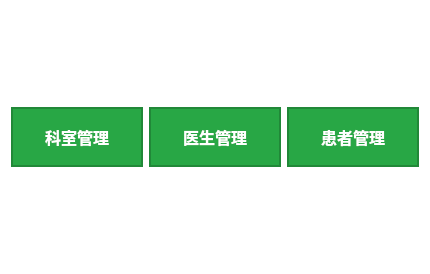
<?xml version="1.0" encoding="UTF-8"?>
<ui version="4.0">
 <class>WelcomeView</class>
 <widget class="QWidget" name="WelcomeView">
  <property name="geometry">
   <rect>
    <x>0</x>
    <y>0</y>
    <width>389</width>
    <height>274</height>
   </rect>
  </property>
  <property name="windowTitle">
   <string>欢迎</string>
  </property>
  <property name="styleSheet">
   <string notr="true">/* 整个窗口背景 */
QWidget {
    background-color: #FFFFFF; /* 白色背景，简洁清新 */
}

/* 按钮样式 */
QPushButton {
    background-color: #28A745; /* 绿色按钮 */
    color: white;  /* 按钮文字颜色为白色 */
    border: 2px solid #218838; /* 按钮边框颜色 */
    font-size: 16px;  /* 字体大小 */
    padding: 8px 16px; /* 按钮内边距 */
    min-width: 96px;  /* 最小宽度 */
    min-height: 40px;  /* 最小高度 */
}

/* 按钮悬停样式 */
QPushButton:hover {
    background-color: #218838; /* 悬停时按钮颜色变深 */
    transform: scale(1.05); /* 鼠标悬停时按钮放大 */
}

/* 按钮按下样式 */
QPushButton:pressed {
    background-color: #1C7430; /* 按下时按钮颜色更深 */
    transform: scale(1); /* 按下时去掉放大效果 */
}

/* 按钮文字加粗 */
QPushButton {
    text-align: center;
    font-weight: bold;
}


/* 处理布局的间距 */
QSpacerItem {
    background-color: transparent; /* 空间器透明 */
}

/* 布局管理 - 水平布局和垂直布局居中 */
QHBoxLayout, QVBoxLayout {
    alignItems: center;
}
</string>
  </property>
  <layout class="QGridLayout" name="gridLayout">
   <item row="0" column="1">
    <spacer name="verticalSpacer">
     <property name="orientation">
      <enum>Qt::Orientation::Vertical</enum>
     </property>
     <property name="sizeHint" stdset="0">
      <size>
       <width>20</width>
       <height>69</height>
      </size>
     </property>
    </spacer>
   </item>
   <item row="1" column="0">
    <spacer name="horizontalSpacer">
     <property name="orientation">
      <enum>Qt::Orientation::Horizontal</enum>
     </property>
     <property name="sizeHint" stdset="0">
      <size>
       <width>40</width>
       <height>20</height>
      </size>
     </property>
    </spacer>
   </item>
   <item row="1" column="1">
    <layout class="QHBoxLayout" name="horizontalLayout">
     <property name="sizeConstraint">
      <enum>QLayout::SizeConstraint::SetNoConstraint</enum>
     </property>
     <item>
      <widget class="QPushButton" name="btDepartmentView">
       <property name="sizePolicy">
        <sizepolicy hsizetype="Preferred" vsizetype="Preferred">
         <horstretch>50</horstretch>
         <verstretch>50</verstretch>
        </sizepolicy>
       </property>
       <property name="minimumSize">
        <size>
         <width>96</width>
         <height>40</height>
        </size>
       </property>
       <property name="text">
        <string>科室管理</string>
       </property>
       <property name="iconSize">
        <size>
         <width>155</width>
         <height>160</height>
        </size>
       </property>
      </widget>
     </item>
     <item>
      <widget class="QPushButton" name="btDoctorView">
       <property name="sizePolicy">
        <sizepolicy hsizetype="Preferred" vsizetype="Preferred">
         <horstretch>50</horstretch>
         <verstretch>50</verstretch>
        </sizepolicy>
       </property>
       <property name="minimumSize">
        <size>
         <width>96</width>
         <height>40</height>
        </size>
       </property>
       <property name="text">
        <string>医生管理</string>
       </property>
       <property name="iconSize">
        <size>
         <width>155</width>
         <height>160</height>
        </size>
       </property>
      </widget>
     </item>
     <item>
      <widget class="QPushButton" name="btPatientView">
       <property name="sizePolicy">
        <sizepolicy hsizetype="Preferred" vsizetype="Preferred">
         <horstretch>50</horstretch>
         <verstretch>50</verstretch>
        </sizepolicy>
       </property>
       <property name="minimumSize">
        <size>
         <width>96</width>
         <height>40</height>
        </size>
       </property>
       <property name="text">
        <string>患者管理</string>
       </property>
       <property name="iconSize">
        <size>
         <width>155</width>
         <height>160</height>
        </size>
       </property>
      </widget>
     </item>
    </layout>
   </item>
   <item row="1" column="2">
    <spacer name="horizontalSpacer_2">
     <property name="orientation">
      <enum>Qt::Orientation::Horizontal</enum>
     </property>
     <property name="sizeHint" stdset="0">
      <size>
       <width>40</width>
       <height>20</height>
      </size>
     </property>
    </spacer>
   </item>
   <item row="2" column="1">
    <spacer name="verticalSpacer_2">
     <property name="orientation">
      <enum>Qt::Orientation::Vertical</enum>
     </property>
     <property name="sizeHint" stdset="0">
      <size>
       <width>20</width>
       <height>69</height>
      </size>
     </property>
    </spacer>
   </item>
  </layout>
 </widget>
 <resources/>
 <connections/>
</ui>
